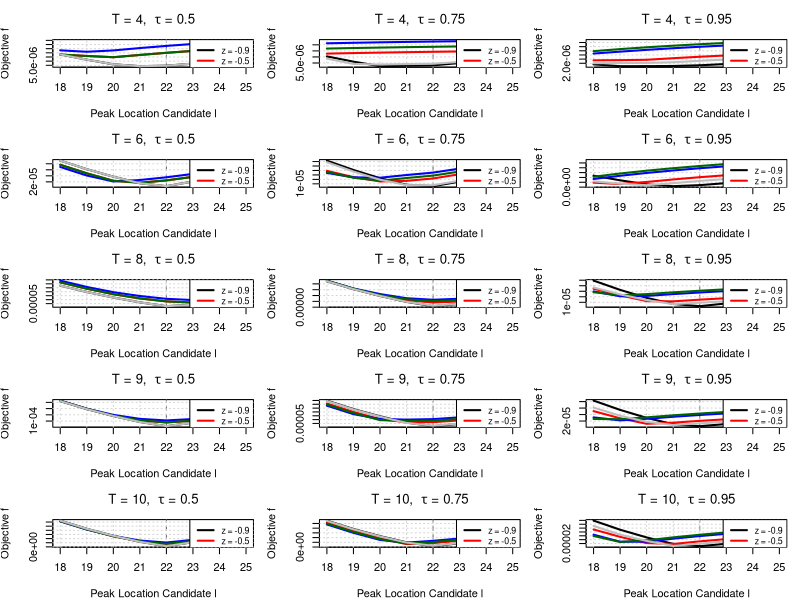

Generate this figure with R:
# ---------------------------------------------------------------------------
# Figure 2 — Quantile-Based Peak Estimation with Shifted Laplace Noise
# Author: Said Maanan | Date: 2025-06-19
# ---------------------------------------------------------------------------

# ----------------- Distribution & Noise Utilities --------------------------
rlaplace <- function(n, location = 0, scale = 1) {
  u <- runif(n, -0.5, 0.5)
  location - scale * sign(u) * log(1 - 2 * abs(u))
}

qlaplace <- function(tau, scale = 1) {
  if (tau < 0.5) scale * log(2 * tau) else -scale * log(2 * (1 - tau))
}

shifted_laplace <- function(n, tau, scale = 1) {
  rlaplace(n, scale = scale) - qlaplace(tau, scale)
}

asy_laplace_variance <- function(tau, z) {
  mu <- tau / (1 + z) - (1 - tau) / (1 - z)
  ex2 <- 2 * tau / (1 + z)^2 + 2 * (1 - tau) / (1 - z)^2
  ex2 - mu^2
}

# ----------------- Model Estimation Core --------------------------
quantile_loss <- function(u, tau) u * (tau - (u < 0))

med_weighted_tau <- function(I, l, s, tau) {
  T <- length(I)
  x <- I * exp(((1:T) - l)^2 / s^2)
  w <- exp(-((1:T) - l)^2 / s^2)
  o <- order(x)
  k <- min(which(cumsum(w[o]) >= tau * sum(w)))
  x[o][k]
}

compute_a <- function(I, l, s, tau) med_weighted_tau(I, l, s, tau)

objective_function <- function(I, a, l, s, tau) {
  t <- seq_along(I)
  fitted <- a * exp(-((t - l)^2) / s^2)
  mean(quantile_loss(I - fitted, tau))
}

search_best_s <- function(I, l, tau) {
  optimize(function(s) objective_function(I, compute_a(I, l, s, tau), l, s, tau),
           interval = c(1, 20), tol = 1e-4)$minimum
}

# ----------------- Simulation Wrapper --------------------------
simulate_shifted_laplace_objective <- function(T, A, L, S, tau, z, snr, seed = NULL) {
  if (!is.null(seed)) set.seed(seed)
  signal <- A * exp(-((1:T) - L)^2 / S^2)
  b <- sqrt((A / snr)^2 / asy_laplace_variance(tau, z))
  noise <- shifted_laplace(T, tau, scale = b)
  I <- signal + noise
  
  l_grid <- 18:25
  data.frame(
    l = l_grid,
    loss = sapply(l_grid, function(l) {
      s <- search_best_s(I, l, tau)
      a <- compute_a(I, l, s, tau)
      objective_function(I, a, l, s, tau)
    }),
    T = T, z = z
  )
}

# ----------------- Main Execution Loop --------------------------
A_true <- 1
L_true <- 22
S_true <- 10
snr <- 1000
seed <- 280
T_vals <- c(4, 6, 8, 9, 10)
z_vals <- c(-0.9, -0.5, 0, 0.5, 0.9)

# ----------------- Combined Plotting for All Tau and T --------------------------
plot_shifted_all_tau_T <- function(results_all, L_true) {
  Ts <- sort(unique(results_all$T))
  taus <- sort(unique(results_all$tau))
  z_vals <- sort(unique(results_all$z))
  colors <- c("black", "red", "blue", "darkgreen", "grey")
  
  png("figure2_shifted_laplace_all_tau_T.png", width = 900, height = 1200, res = 120)
  old_par <- par(mfrow = c(length(Ts), length(taus)), mar = c(4, 4, 3, 1))
  on.exit({ par(old_par); dev.off() })
  
  for (T_val in Ts) {
    for (tau_val in taus) {
      df_sub <- subset(results_all, T == T_val & tau == tau_val)
      x_range <- range(df_sub$l)
      y_range <- range(df_sub$loss)
      
      plot(NA, xlim = x_range, ylim = y_range,
           xlab = "Peak Location Candidate l", ylab = expression("Objective " * f),
           main = bquote("T = " * .(T_val) * ",  " * tau * " = " * .(tau_val)))
      abline(v = L_true, col = "gray40", lty = 2)
      grid()
      
      for (i in seq_along(z_vals)) {
        df_z <- subset(df_sub, z == z_vals[i])
        lines(df_z$l, df_z$loss, col = colors[i], lwd = 2)
      }
      
      legend("topright", legend = paste("z =", z_vals),
             col = colors[1:length(z_vals)], lwd = 2, cex = 0.8)
    }
  }
}

results_all <- do.call(rbind, lapply(c(0.5, 0.75, 0.95), function(tau_val) {
  do.call(rbind, lapply(z_vals, function(z) {
    do.call(rbind, lapply(T_vals, function(T) {
      simulate_shifted_laplace_objective(T, A_true, L_true, S_true, tau_val, z, snr, seed)
    })) -> res_z
    res_z$z <- z
    res_z$tau <- tau_val
    res_z
  }))
}))

plot_shifted_all_tau_T(results_all, L_true)
cat("Figure 2 saved to figure2_shifted_laplace_all_tau_T.png\n")
